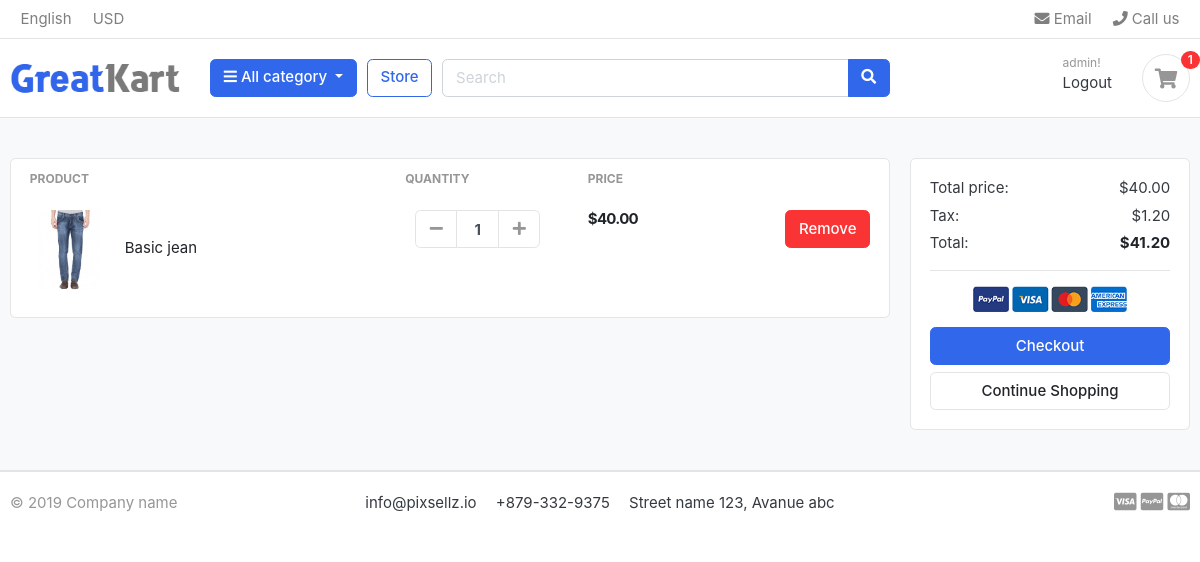
/cart/ (signed in), run on an earlier commit of the app's database.
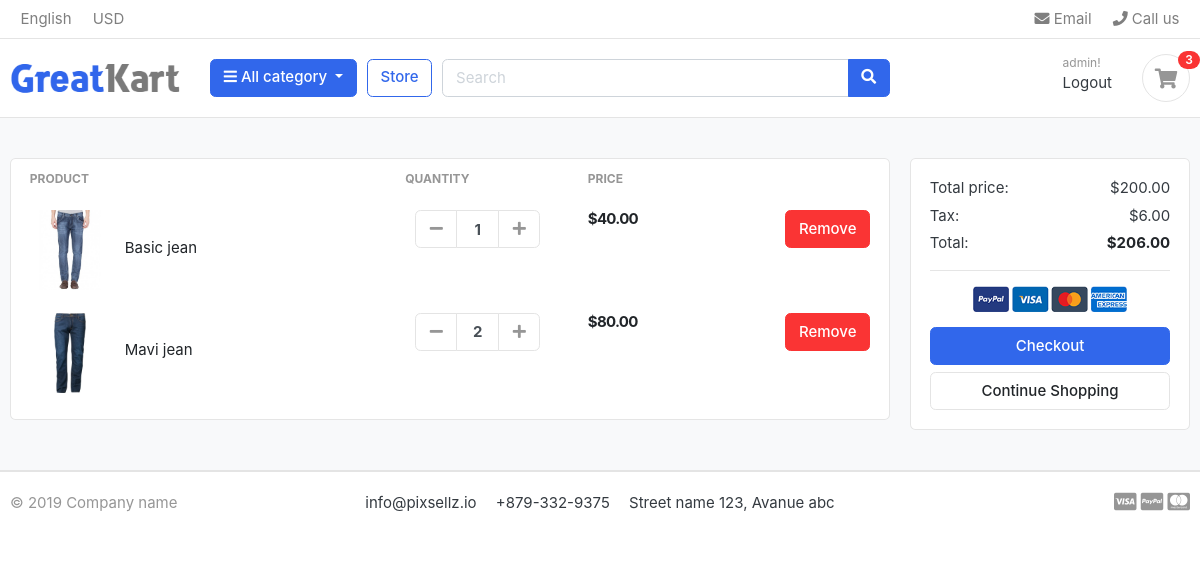
And on a later commit of the database.
### store/models.py (models this page shows, shortened)
class OrderItem(models.Model):
    product = models.ForeignKey(Product, on_delete=models.CASCADE, blank=True, null=True)
    order = models.ForeignKey(Order, on_delete=models.CASCADE, blank=True, null=True, related_name='order_items')
    quantity = models.IntegerField(default=0, null=True, blank=True)
    date_added = models.DateTimeField(auto_now_add=True)
    @property
    def get_price(self):
        return self.product.price * self.quantity

class Product(models.Model):
    category = models.ForeignKey(Category, related_name='products', on_delete=models.CASCADE)
    created_by = models.ForeignKey(Customer, on_delete=models.CASCADE, related_name='product_creator')
    title = models.CharField(max_length=255)
    description = models.TextField(blank=True)
    image = models.ImageField(upload_to='images/')
    slug = models.SlugField(max_length=255, unique=True)
    price = models.DecimalField(max_digits=10, decimal_places=2)
    in_stock = models.BooleanField(default=True)
    is_active = models.BooleanField(default=True)
    created = models.DateTimeField(auto_now_add=True)
    updated = models.DateTimeField(auto_now=True)
    class Meta:
        verbose_name_plural = 'Products'
        ordering = ('-created', )

class Order(models.Model):
    customer = models.ForeignKey(Customer, on_delete=models.CASCADE)
    date_ordered = models.DateTimeField(auto_now_add=True)
    complete = models.BooleanField(default=False, null=True, blank=True)
    @property
    def get_total_items(self):
        order_items = self.order_items.all()
        total = sum([item.quantity for item in order_items])
        return total
    @property
    def get_total_prices(self):
        order_items = self.order_items.all()
        total = sum([item.get_price for item in order_items])
        return total
    @property
    def get_tax(self):
        return self.get_total_prices * 3 / 100
    @property
    def get_prices_with_tax(self):
        return self.get_total_prices + self.get_tax

### store/views.py (the view)
# urls.py: path('cart/', views.cart, name='cart'),
@login_required(login_url='/accounts/login/')
def cart(request):
    customer = request.user.customer
    order = Order.objects.get(customer=customer)
    context = {
        'items': order.order_items.all(),
        'order': order
    }
    return render(request, 'store/cart.html', context)

### store/context_processors.py (called while the page is built)
def get_categories(request):
    categories = Category.objects.all()
    return {'categories': categories}

def get_cart_items(request):
    if request.user.is_authenticated:
        try:
            customer = request.user.customer
            order = Order.objects.get(customer=customer)
            return {'items_count': order.get_total_items}
        except Order.DoesNotExist:
            return {'items_count': 0}
    else:
        return {'items_count': 0}

### templates/store/cart.html (shortened to what the changed rows need)
{% extends 'store/base.html' %}
{% block content %}
    <section class="section-content padding-y bg">
        <div class="container">
            <div class="row">
                <aside class="col-lg-9">
                    <div class="card">
                        <table class="table table-borderless table-shopping-cart">
                            <thead class="text-muted">
                            <tr class="small text-uppercase">
                                <th scope="col">Product</th>
                                <th scope="col" width="120">Quantity</th>
                                <th scope="col" width="120">Price</th>
                                <th scope="col" class="text-right" width="200"></th>
                            </tr>
                            </thead>
                            <tbody>
                            {% for item in items %}
                                <tr>
                                    <td>
                                        <figure class="itemside align-items-center">
                                            <div class="aside"><img src="{{ item.product.image.url }}" class="img-sm">
                                            </div>
                                            <figcaption class="info">
                                                <a href="#" class="title text-dark">{{ item.product.title }}</a>
                                            </figcaption>
                                        </figure>
                                    </td>
                                    <td>
                                        <div class="col">
                                            <div class="input-group input-spinner">
                                                <div class="input-group-prepend">
                                                    <button class="btn btn-light update-cart" type="button" id="button-plus"
                                                            data-action="minus" data-product="{{ item.product_id }}"
                                                            href="{% url 'store:update_item' %}">
                                                        <i
                                                                class="fa fa-minus"></i></button>
                                                </div>
                                                <input type="text" class="form-control" value="{{ item.quantity }}">
                                                <div class="input-group-append">
                                                    <button class="btn btn-light update-cart" type="button" id="button-minus"
                                                            data-action="add" data-product="{{ item.product_id }}"
                                                            href="{% url 'store:update_item' %}">
                                                        <i
                                                                class="fa fa-plus"></i></button>
                                                </div>
                                            </div>
                                        </div>
                                    </td>
                                    <td>
                                        <div class="price-wrap">
                                            <var class="price">${{ item.product.price }}</var>
                                        </div>
                                    </td>
                                    <td class="text-right">
                                        <button href="{% url 'store:update_item' %}" class="btn btn-danger update-cart" data-action="remove" data-product="{{ item.product_id }}"> Remove</button>
                                    </td>
                                </tr>
                            {% endfor %}
                            </tbody>
                        </table>
                    </div>
                </aside>
                <aside class="col-lg-3">
                    <div class="card">
                        <div class="card-body">
                            <dl class="dlist-align">
                                <dt>Total price:</dt>
                                <dd class="text-right">${{ order.get_total_prices }}</dd>
                            </dl>
                            <dl class="dlist-align">
                                <dt>Tax:</dt>
                                <dd class="text-right"> ${{ order.get_tax }}</dd>
                            </dl>
                            <dl class="dlist-align">
                                <dd class="text-right text-dark b"><strong>${{ order.get_prices_with_tax }}</strong></dd>
                            </dl>
                                {% load static %}
                        </div>
                    </div>
                </aside>
            </div>
        </div>
    </section>
    {% load static %}
{% endblock %}

### templates/store/base.html (shortened to what the changed rows need)
{% load static %}
<!DOCTYPE HTML>
<html lang="en">
<head>
    <link href="{% static 'css/bootstrap.css' %}" rel="stylesheet" type="text/css"/>
    <link href="{% static 'fonts/fontawesome/css/all.min.css' %}" type="text/css" rel="stylesheet">
    <link href="{% static 'css/ui.css' %}" rel="stylesheet" type="text/css"/>
    <link href="{% static 'css/responsive.css' %}" rel="stylesheet" media="only screen and (max-width: 1200px)"/>
</head>
<body>
<header class="section-header">
    <section class="header-main border-bottom">
        <div class="container">
            <div class="row align-items-center">
                <div class="col-lg-3 col-sm-6 col-8 order-2 order-lg-3">
                    <div class="d-flex justify-content-end mb-3 mb-lg-0">
                        <a href="{% url 'store:cart' %}" class="widget-header pl-3 ml-3">
                            <div class="icon icon-sm rounded-circle border"><i class="fa fa-shopping-cart"></i></div>
                            <span class="badge badge-pill badge-danger notify">{{ items_count }}</span>
                        </a>
                    </div>
                </div>
            </div>
        </div>
    </section>
</header>
{% block content %}
{% endblock %}
</body>
</html>

What changed in the data, as far as the page shows it:
added OrderItem: product.image (picture), product "Mavi jean", quantity "2", product.price "80.00"
computed for Order: get_total_prices "40.00" → "200.00"; get_tax "1.20" → "6.00"; get_prices_with_tax "41.20" → "206.00"
Also different on the page:
{{ items_count }}: "1" → "3"
